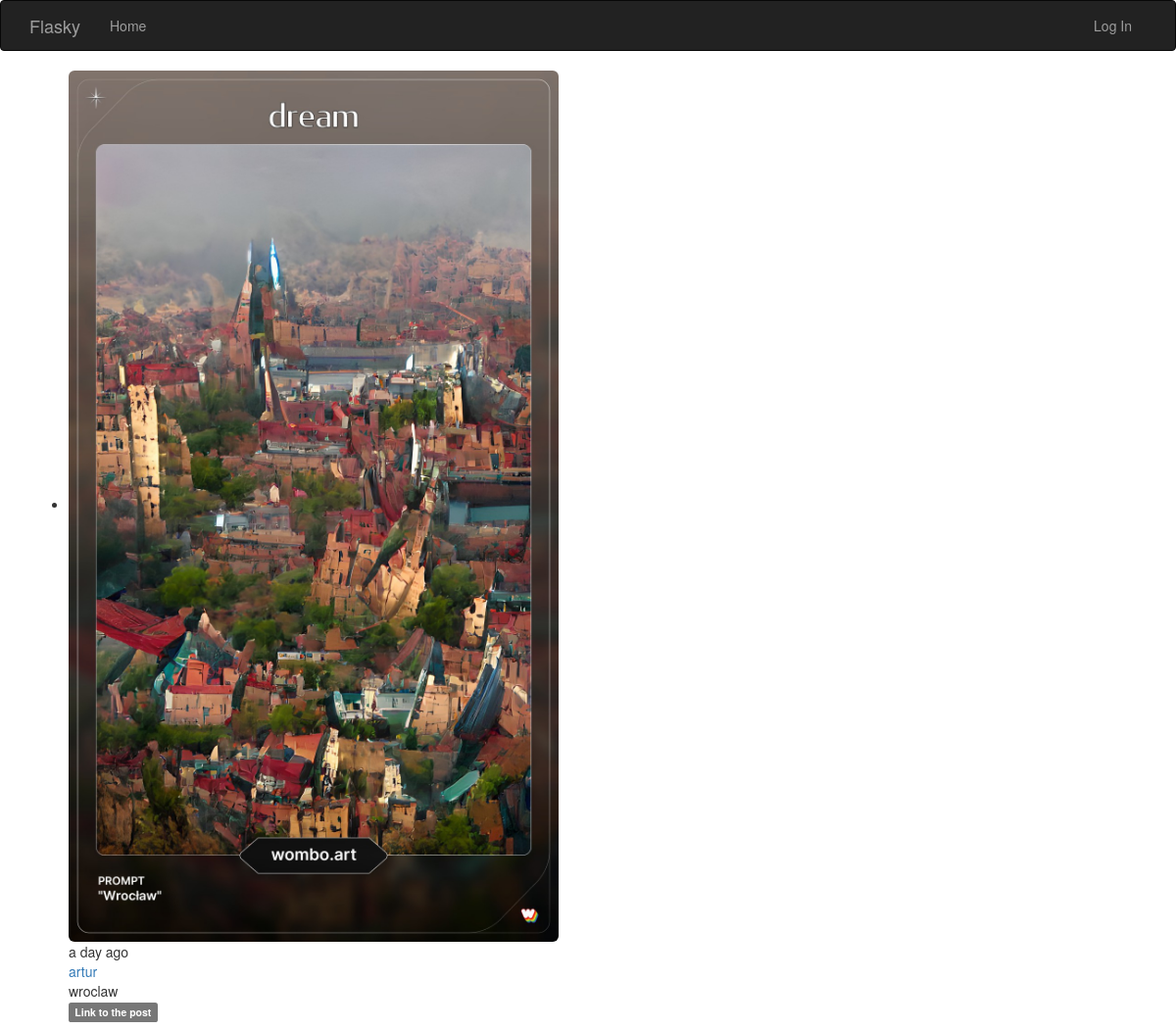
/post/1, run on the app's committed database.
### app/models/models.py (models this page shows, shortened)
class Post(db.Model):
    __tablename__ = 'posts'
    id = db.Column(db.Integer, primary_key=True)
    body = db.Column(db.Text)
    timestamp = db.Column(db.DateTime, index=True, default=datetime.datetime.utcnow)
    author_id = db.Column(db.Integer, db.ForeignKey('users.id'))
    picture_path = db.Column(db.String(128), unique=True, index=True)

class User(UserMixin, db.Model):
    __tablename__ = 'users'
    id = db.Column(db.Integer, primary_key=True)
    email = db.Column(db.String(64), unique=True, index=True)
    username = db.Column(db.String(64), unique=True, index=True)
    role_id = db.Column(db.Integer, db.ForeignKey('roles.id'))
    password_hash = db.Column(db.String(128))
    confirmed = db.Column(db.Boolean, default=False)
    name = db.Column(db.String(64))
    location = db.Column(db.String(64))
    about_me = db.Column(db.Text())
    member_since = db.Column(db.DateTime(), default=datetime.datetime.utcnow)
    last_seen = db.Column(db.DateTime(), default=datetime.datetime.utcnow)
    posts = db.relationship('Post', backref='author', lazy='dynamic')
    followed = db.relationship('Follow', foreign_keys=[Follow.follower_id],
                               backref=db.backref('follower', lazy='joined'), lazy='dynamic',
                               cascade='all, delete-orphan')
    followers = db.relationship('Follow', foreign_keys=[Follow.followed_id],
                                backref=db.backref('followed', lazy='joined'), lazy='dynamic',
                                cascade='all, delete-orphan')
    @property
    def password(self):
        raise AttributeError('Cannot read password attribute')

### app/main/views.py (the view)
@main.route('/post/<int:id>')
def post(id):
    post = Post.query.get_or_404(id)
    return render_template('post.html', posts=[post])

### app/auth/views.py (called while the page is built)
@auth.before_app_request
def before_request():
    if current_user.is_authenticated:
        current_user.ping()
        if not current_user.confirmed \
                and request.blueprint != 'auth' and request.endpoint != 'static':
            return redirect(url_for('auth.unconfirmed'))

### app/main/__init__.py (called while the page is built)
@main.app_context_processor
def inject_permission():
    return dict(Permission=Permission)

### app/templates/post.html (shortened to what this page needs)
{% extends "base.html" %}
{% import "_macros.html" as macros %}
{% block page_content %}
{% include '_posts.html' %}
{% endblock %}

### app/templates/_posts.html
<ul class="posts">
    {% for post in posts %}
    <li class="post">
        <div class="post-thumbnail">
            <a href="{{ url_for('.user', username=post.author.username) }}">
                <img class="img-rounded profile-thumbnail" width="500" src="{{ post.picture_path }}">
            </a>
        </div>
        <div class="post-content">
            <div class="post-date">{{ moment(post.timestamp).fromNow() }}</div>
            <div class="post-author"><a href="{{ url_for('.user', username=post.author.username) }}">{{ post.author.username }}</a></div>
            <div class="post-body">{{ post.body }}</div>
            <a href="{{ url_for('.post', id=post.id) }}">
                <span class="label label-default">Link to the post</span>
            </a>
        </div>
    </li>
    {% endfor %}
</ul>

### data on the page
Post: picture_path (picture), timestamp "a day ago", author.username "artur", body "wroclaw"
